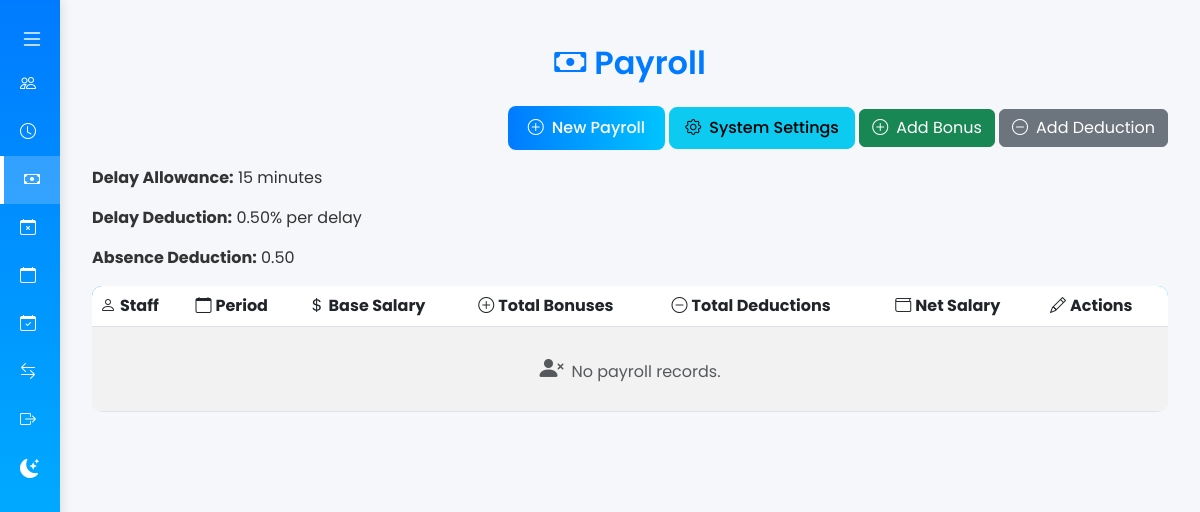
The app's page /hr/payroll/ (signed in) with its own data.
### superadmin/models.py (models this page shows, shortened)
class SystemSettings(models.Model):
    system_name = models.CharField(max_length=100, default='Hospital Management System')
    country = models.CharField(max_length=100, default='Unknown')
    logo = models.ImageField(upload_to='logos/', null=True, blank=True)
    main_language = models.CharField(max_length=50, default='English')
    delay_allowance_minutes = models.IntegerField(
        default=15, help_text="Allowed delay time in minutes before deduction applies"
    )
    delay_deduction_percentage = models.DecimalField(
        max_digits=5, decimal_places=2, default=0.5, help_text="Percentage of daily salary to deduct per delay instance"
    )
    absence_deduction_amount = models.DecimalField(
        max_digits=10, decimal_places=2, default=0.00, help_text="Fixed deduction amount per absence."
    )
    ATTENDANCE_METHOD_CHOICES = [
        ('fingerprint', 'Fingerprint'),
        ('facial_print', 'Facial Print'),
        ('login_logout', 'Log In and Log Out'),
        ('kpi', 'KPI-Based'),
    ]
    default_attendance_method = models.CharField(
        max_length=20,
        choices=ATTENDANCE_METHOD_CHOICES,
        default='fingerprint',
        help_text="Default attendance method for all employees unless overridden."
    )
    class Meta:
        verbose_name = 'System Settings'
        verbose_name_plural = 'System Settings'

### hr/views.py (the view)
# urls.py: path('payroll/', PayrollListView.as_view(), name='payroll_list'),
class PayrollListView(LoginRequiredMixin, HRRequiredMixin, ListView):
    model = Payroll
    template_name = 'payroll/payroll_list.html'
    context_object_name = 'payrolls'
    def get_queryset(self):
        return Payroll.objects.filter(staff__hospital=self.request.user.hospital)
    def get_context_data(self, **kwargs):
        context = super().get_context_data(**kwargs)
        context['system_settings'] = SystemSettings.objects.first()
        return context

### hr/views.py (called while the page is built)
    def test_func(self):
        return self.request.user.is_authenticated and self.request.user.role == 'hr'

### templates/payroll/payroll_list.html (shortened to what this page needs)
{% extends "base.html" %}
{% block content %}
<div class="container my-4">
    <h2 class="mb-4 text-center"><i class="bi bi-cash me-2"></i>Payroll</h2>
    <div class="text-end mb-3">
        <a href="{% url 'hr:payroll_create' %}" class="btn btn-primary"><i class="bi bi-plus-circle me-2"></i>New Payroll</a>
        <a href="{% url 'hr:hr_system_settings' %}" class="btn btn-info"><i class="bi bi-gear me-2"></i>System Settings</a>
        <a href="{% url 'hr:global_bonus_create' %}" class="btn btn-success"><i class="bi bi-plus-circle me-2"></i>Add Bonus</a>
        <a href="{% url 'hr:global_deduction_create' %}" class="btn btn-secondary"><i class="bi bi-dash-circle me-2"></i>Add Deduction</a>
    </div>
    <div class="mb-3">
        <p><strong>Delay Allowance:</strong> {{ system_settings.delay_allowance_minutes }} minutes</p>
        <p><strong>Delay Deduction:</strong> {{ system_settings.delay_deduction_percentage }}% per delay</p>
        <p><strong>Absence Deduction:</strong> {{ system_settings.absence_deduction_amount }}</p>
    </div>
    <div class="table-responsive">
        <table class="table table-striped table-hover">
            <thead>
                <tr>
                    <th><i class="bi bi-person me-1"></i>Staff</th>
                    <th><i class="bi bi-calendar me-1"></i>Period</th>
                    <th><i class="bi bi-currency-dollar me-1"></i>Base Salary</th>
                    <th><i class="bi bi-plus-circle me-1"></i>Total Bonuses</th>
                    <th><i class="bi bi-dash-circle me-1"></i>Total Deductions</th>
                    <th><i class="bi bi-wallet me-1"></i>Net Salary</th>
                    <th><i class="bi bi-pencil me-1"></i>Actions</th>
                </tr>
            </thead>
            <tbody>
                {% for payroll in payrolls %}
                <tr>
                    <td>{{ payroll.staff.get_full_name }}</td>
                    <td>{{ payroll.period_start }} - {{ payroll.period_end }}</td>
                    <td>{{ payroll.base_salary }}</td>
                    <td>{{ payroll.total_bonuses }}</td>
                    <td>{{ payroll.total_deductions }}</td>
                    <td>{{ payroll.net_salary }}</td>
                    <td>
                        <a href="{% url 'hr:payroll_update' payroll.pk %}" class="btn btn-sm btn-warning"><i class="bi bi-pencil"></i></a>
                        <a href="{% url 'hr:payroll_delete' payroll.pk %}" class="btn btn-sm btn-danger"><i class="bi bi-trash"></i></a>
                        <a href="{% url 'hr:deduction_create' payroll.pk %}" class="btn btn-sm btn-secondary"><i class="bi bi-dash-circle me-1"></i>Deduction</a>
                        <a href="{% url 'hr:bonus_create' payroll.pk %}" class="btn btn-sm btn-success"><i class="bi bi-plus-circle me-1"></i>Bonus</a>
                    </td>
                </tr>
                {% empty %}
                <tr>
                    <td colspan="7" class="text-center text-muted py-4">
                        <i class="bi bi-person-x-fill me-2" style="font-size: 1.5rem;"></i>No payroll records.
                    </td>
                </tr>
                {% endfor %}
            </tbody>
        </table>
    </div>
</div>
{% endblock %}

### templates/base.html (style rules this page uses)
:root { --body-bg: #f5f7fa; --body-color: #333; --main-content-bg: #f5f7fa; --sidebar-bg: linear-gradient(180deg, #007bff, #00c4ff); --card-bg: white; --table-bg: transparent; --table-color: #333; --table-border-color: #dee2e6; --table-hover-bg: #f1f4f8; --table-striped-bg: rgba(0, 0, 0, 0.05); }
body { background-color: var(--body-bg); font-family: 'Poppins', sans-serif; color: var(--body-color); display: flex; min-height: 100vh; margin: 0; transition: background-color 0.3s ease, color 0.3s ease; }
.container { max-width: 1200px; }
h2, h4, h5 { color: #007bff; font-weight: 600; }
.btn-primary { background: linear-gradient(90deg, #007bff, #00c4ff); border: none; border-radius: 8px; padding: 10px 20px; font-weight: 500; transition: all 0.3s ease; }
.btn-info, .btn-warning { border-radius: 8px; padding: 8px 15px; font-weight: 500; }
.table { background-color: var(--table-bg); color: var(--table-color); border-color: var(--table-border-color); border-radius: 10px; overflow: hidden; box-shadow: none; }
.table thead { background: linear-gradient(90deg, #007bff, #00c4ff); color: white; }
.table-striped tbody tr:nth-of-type(odd) { background-color: var(--table-striped-bg); }
.table th, .table td { border-color: var(--table-border-color); }
.table td.text-center { color: #666; }

### records on screen
SystemSettings: delay_allowance_minutes "15", delay_deduction_percentage "0.50", absence_deduction_amount "0.50"
